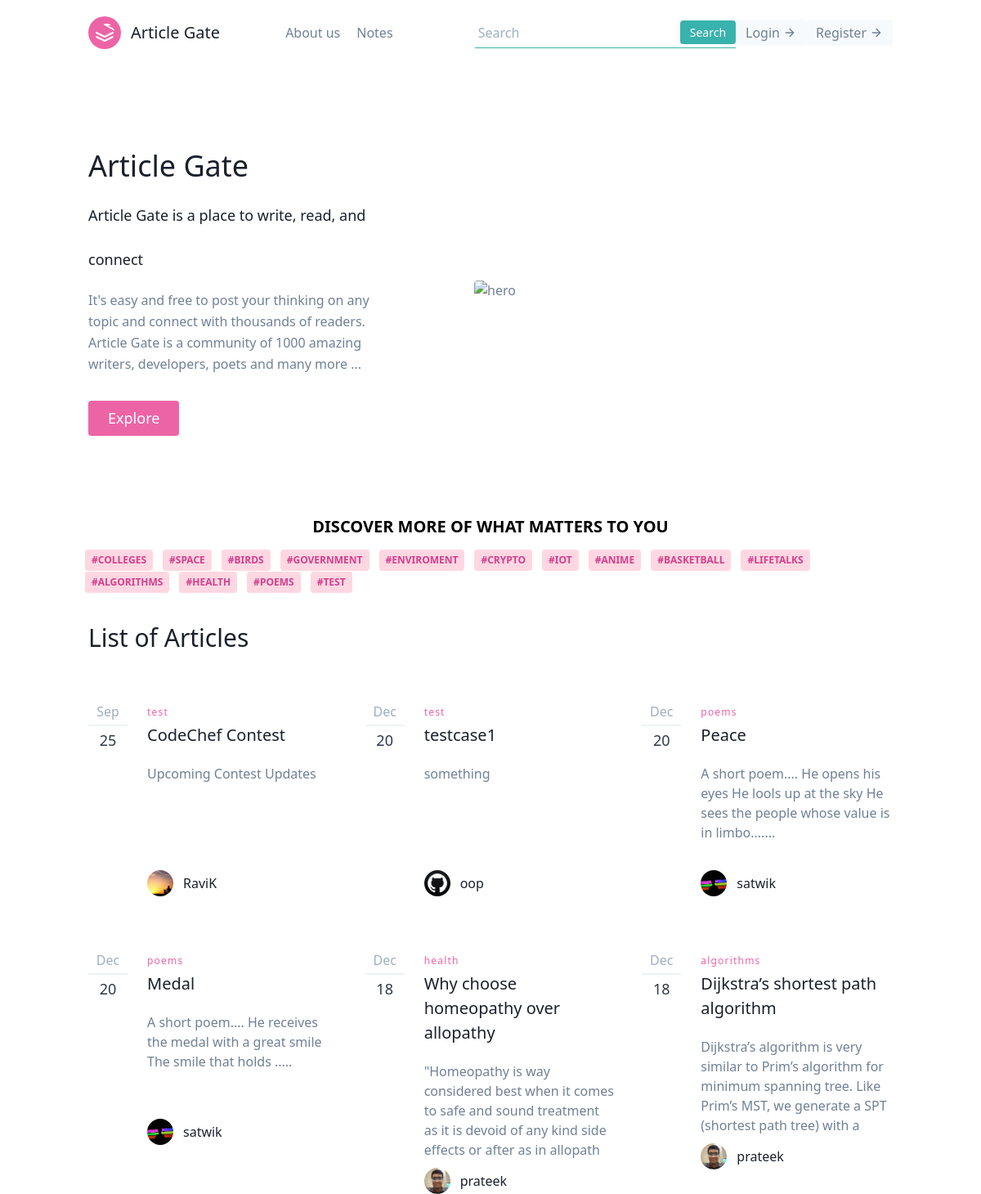
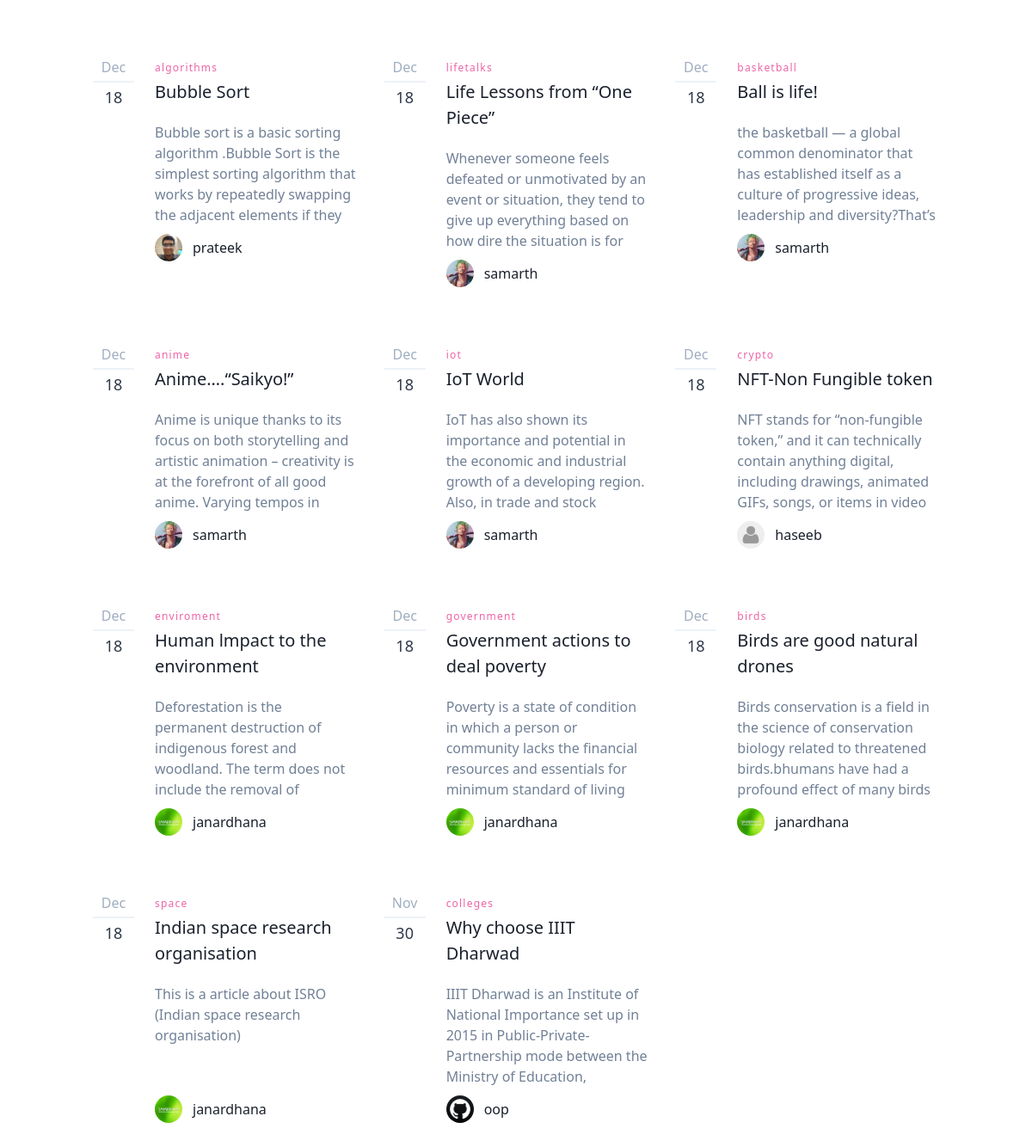
The page / on the database its author committed (2 pictures, top to bottom).
### article/models.py (models this page shows, shortened)
class Tag(models.Model):
    post = models.ForeignKey(Post, on_delete=models.CASCADE)
    tag = models.CharField(max_length=25)

class Post(models.Model):
    title = models.CharField(max_length=50)
    about = models.CharField(default="",max_length=200)
    content = RichTextField(blank=True, null=True)
    author = models.ForeignKey(User, on_delete=models.CASCADE, blank=True, null=True)
    date_posted = models.DateTimeField(default=timezone.now)
    likes = models.IntegerField(default=0)
    views = models.IntegerField(default=0)
    tags  = models.CharField(default="",max_length=150)

### user/models.py (models this page shows, shortened)
class Profile(models.Model):
    user = models.OneToOneField(User, on_delete=models.CASCADE)
    image = models.ImageField(default='default.jpg',upload_to='profile_pics')
    name = models.CharField(default="User", max_length=25)
    aboutme = models.CharField(default="", max_length=10000)
    phone_no = models.CharField(default="",max_length=13)
    github = models.CharField(default="https://github.com/", max_length=100)
    linkedin = models.CharField(default="https://www.linkedin.com/feed/", max_length=100)
    twitter = models.CharField(default="https://twitter.com/?lang=en", max_length=100)
    instagram = models.CharField(default="https://www.instagram.com/", max_length=100)
    website = models.CharField(default="https://iiitdwd.ac.in/", max_length=100)

### article/views.py (the view)
# urls.py: path('',views.home, name='article-home'),
def home(request):
    check = 0
    list_tags = []
    l_tags_intial = Tag.objects.all()
    for i in l_tags_intial:
        if i.tag not in list_tags:
            list_tags.append(i.tag)
    print(list_tags)
    context = {
            'posts': Post.objects.order_by('-date_posted')[:50],
            'list_tags':list_tags,
        }
    return render(request , 'article/home1.html', context)

### article/templates/article/home1.html (shortened to what this page needs)
<!DOCTYPE html>
<html lang="en">
<head>
  <link href="https://unpkg.com/tailwindcss@^1.0/dist/tailwind.min.css" rel="stylesheet">
</head>
<body>
  <header class="text-gray-600 body-font">
    <div class="container mx-auto flex flex-wrap p-5 flex-col md:flex-row items-center">
      <a class="flex title-font font-medium items-center text-gray-900 mb-4 md:mb-0"  href="{% url 'article:article-home' %}" >
        <svg xmlns="http://www.w3.org/2000/svg" fill="none" stroke="currentColor" stroke-linecap="round"
          stroke-linejoin="round" stroke-width="2" class="w-10 h-10 text-white p-2 bg-pink-500 rounded-full"
          viewBox="0 0 24 24">
          <path d="M12 2L21 7l10 5 10-5-10-5zM2 17l10 5 10-5M2 12l10 5 10-5"></path>
        </svg>
        <span class="ml-3 text-xl">Article Gate</span>
      </a>
      <nav class="md:ml-auto md:mr-auto flex flex-wrap items-center text-base justify-center">
        <a class="mr-5 hover:text-gray-900"  href="{% url 'article:article-aboutus' %}" > About us</a>
        <a class="mr-5 hover:text-gray-900">Notes </a>
      </nav>
      <form method="get" action="/article/search">
        <div class="flex items-center border-b border-teal-500 py-1">
          <input
            class="appearance-none bg-transparent border-none w-full text-gray-700 mr-3 py-0 px-1 leading-tight focus:outline-none"
            type="text" placeholder="Search" aria-label="Full name" name="query" id="search">
          <button
            class="flex-shrink-0 bg-teal-500 hover:bg-teal-700 border-teal-500 hover:border-teal-700 text-sm border-4 text-white py-0 px-2 rounded"
            type="submit">
            Search
          </button>
        </div>
      </form>
      {% if user.is_authenticated %}
      <button
        class="inline-flex items-center bg-gray-100 border-0 py-1 px-3 focus:outline-none hover:bg-gray-200 rounded text-base mt-4 md:mt-0">
        <a href="{% url 'article:addArticle' %}">Create Post</a>
      </button>
      <button
        class="inline-flex items-center bg-gray-100 border-0 py-1 px-3 focus:outline-none hover:bg-gray-200 rounded text-base mt-4 md:mt-0">
        <a href="{% url 'profileView' %}">{{ user.username }}</a>
      </button>
      <button
        class="inline-flex items-center bg-gray-100 border-0 py-1 px-3 focus:outline-none hover:bg-gray-200 rounded text-base mt-4 md:mt-0">
        <a href="{% url 'logout' %}">Logout</a>
        <svg fill="none" stroke="currentColor" stroke-linecap="round" stroke-linejoin="round" stroke-width="2"
          class="w-4 h-4 ml-1" viewBox="0 0 24 24">
          <path d="M5 12h14M12 5l7 7-7 7"></path>
        </svg>
      </button>
      {% else %}
      <button
        class="inline-flex items-center bg-gray-100 border-0 py-1 px-3 focus:outline-none hover:bg-gray-200 rounded text-base mt-4 md:mt-0">
        <a href="{% url 'login' %}">Login</a>
        <svg fill="none" stroke="currentColor" stroke-linecap="round" stroke-linejoin="round" stroke-width="2"
          class="w-4 h-4 ml-1" viewBox="0 0 24 24">
          <path d="M5 12h14M12 5l7 7-7 7"></path>
        </svg>
      </button>
      <button
        class="inline-flex items-center bg-gray-100 border-0 py-1 px-3 focus:outline-none hover:bg-gray-200 rounded text-base mt-4 md:mt-0">
        <a href="{% url 'signUp' %}">Register</a>
        <svg fill="none" stroke="currentColor" stroke-linecap="round" stroke-linejoin="round" stroke-width="2"
          class="w-4 h-4 ml-1" viewBox="0 0 24 24">
          <path d="M5 12h14M12 5l7 7-7 7"></path>
        </svg>
      </button>
      {% endif %}
    </div>
  </header>
  <section class="text-gray-600 body-font">
    <div class="container mx-auto flex px-5 py-24 md:flex-row flex-col items-center">
      <div
        class="lg:flex-grow md:w-1/2 lg:pr-24 md:pr-16 flex flex-col md:items-start md:text-left mb-16 md:mb-0 items-center text-center">
        <h1 class="title-font sm:text-4xl text-3xl mb-4 font-medium text-gray-900">Article Gate
          <br class="hidden lg:inline-block "> <span style="font-size: large;"> Article Gate is a place to write, read,
            and connect</span>
        </h1>
        <p class="mb-8 leading-relaxed">It's easy and free to post your thinking on any topic and connect with thousands
          of readers. Article Gate is a community of 1000 amazing writers, developers, poets and many more ...</p>
        <div class="flex justify-center">
          <button
            class="inline-flex text-white bg-pink-500 border-0 py-2 px-6 focus:outline-none hover:bg-pink-600 rounded text-lg">Explore </button>
        </div>
      </div>
      <div class="lg:max-w-lg lg:w-full md:w-1/2 w-5/6">
        <img class="object-cover object-center rounded" alt="hero"
          src="https://neilpatel.com/wp-content/uploads/2017/08/blog.jpg">
      </div>
    </div>
  </section>
  <div class="relative flex mx-24 flex-wrap items-stretch mb-3" >
    <h3 class="mx-auto text-xl font-semibold">DISCOVER MORE OF WHAT MATTERS TO YOU</h3>
  </div>
  <div class="relative flex mx-24 flex-wrap items-stretch mb-3">
    <span
      class="z-10 h-full leading-snug font-bold absolute text-center text-blueGray-300 absolute bg-transparent rounded text-base items-center justify-center w-8 right-0 pr-3 py-3 font-bold">
    </span>
    {% for t in list_tags %}
    <a href="{% url 'article:tagName' t %}">
      <span
      class="text-xs font-semibold inline-block py-1 px-2 mx-2 uppercase rounded text-pink-600 bg-pink-200 uppercase last:mr-0 mr-1">
      #{{ t }}
    </span>
  </a>
    {% endfor %}
  </div>
  <section class="text-gray-600 body-font">
    <div class="container px-5 py-5 mx-auto flex items-center md:flex-row flex-col">
      <div class="flex flex-col md:pr-10 md:mb-0 mb-6 pr-0 w-full md:w-auto md:text-left text-center">
        <h1 class="md:text-3xl text-2xl font-medium title-font text-gray-900" id="list">List of Articles</h1>
      </div>
    </div>
  </section>
  <section class="text-gray-600 body-font">
    <div class="container px-5 py-10 mx-auto">
      <div class="flex flex-wrap -mx-4 -my-8">
        {% for post in posts %}
        <div class="py-8 px-4 lg:w-1/3" ">
          <div class=" h-full flex items-start">
          <div class="w-12 flex-shrink-0 flex flex-col text-center leading-none">
            <span class="text-gray-500 pb-2 mb-2 border-b-2 border-gray-200">{{post.date_posted|date:"M"}}</span>
            <span class="font-medium text-lg text-gray-800 title-font leading-none">{{post.date_posted|date:"d"}}</span>
          </div>
          <div class="flex-grow pl-6">
            <h2 class="tracking-widest text-xs title-font font-medium text-pink-500 mb-1">{{ post.tags }}</h2>
            <h1 class="title-font text-xl font-medium text-gray-900 mb-3"> <a
                href="{% url 'article:fullArticle' post.title post.id %}"> {{ post.title }}</a></h1>
            <p class="leading-relaxed mb-5" ">
                <div style=" height: 125px; overflow: hidden; margin-bottom: 5px;">
              <a href="{% url 'article:fullArticle' post.title post.id %}"> {{ post.about }} </a>
          </div>
          </p>
          <a class="inline-flex items-center">
            <img alt="blog" src="{{ post.author.profile.image.url }}"
              class="w-8 h-8 rounded-full flex-shrink-0 object-cover object-center">
            <span class="flex-grow flex flex-col pl-3">
              <span class="title-font font-medium text-gray-900">{{ post.author }}</span>
            </span>
          </a>
        </div>
      </div>
    </div>
    {% endfor %}
    </div>
    </div>
  </section>
</body>
</html>

### rows shown on the page
Tag: list_tags "COLLEGES"
Tag: list_tags "SPACE"
Tag: list_tags "BIRDS"
Tag: list_tags "GOVERNMENT"
Tag: list_tags "ENVIROMENT"
Tag: list_tags "CRYPTO"
Tag: list_tags "IOT"
Tag: list_tags "ANIME"
Tag: list_tags "BASKETBALL"
Tag: list_tags "LIFETALKS"
Tag: list_tags "ALGORITHMS"
Tag: list_tags "HEALTH"
Tag: list_tags "POEMS"
Tag: list_tags "TEST"
Post: date_posted "Sep", date_posted "25", tags "test", title "CodeChef Contest", about "Upcoming Contest Updates", author.profile.image (picture), author "RaviK"
Post: date_posted "Dec", date_posted "20", tags "test", title "testcase1", about "something", author.profile.image (picture), author "oop"
Post: date_posted "Dec", date_posted "20", tags "poems", title "Peace", about "A short poem.... He opens his eyes He lools up at the sky He sees the people whose value is in limbo.......", author.profile.image (picture), author "satwik"
Post: date_posted "Dec", date_posted "20", tags "poems", title "Medal", about "A short poem.... He receives the medal with a great smile The smile that holds .....", author.profile.image (picture), author "satwik"
Post: date_posted "Dec", date_posted "18", tags "health", title "Why choose homeopathy over allopathy", about "\"Homeopathy is way considered best when it comes to safe and sound treatment as it is devoid of any kind side effects or after as in allopath…", author.profile.image (picture), author "prateek"
Post: date_posted "Dec", date_posted "18", tags "algorithms", title "Dijkstra’s shortest path algorithm", about "Dijkstra’s algorithm is very similar to Prim’s algorithm for minimum spanning tree. Like Prim’s MST, we generate a SPT (shortest path tree) with a…", author.profile.image (picture), author "prateek"
Post: date_posted "Dec", date_posted "18", tags "algorithms", title "Bubble Sort", about "Bubble sort is a basic sorting algorithm .Bubble Sort is the simplest sorting algorithm that works by repeatedly swapping the adjacent elements if they…", author.profile.image (picture), author "prateek"
Post: date_posted "Dec", date_posted "18", tags "lifetalks", title "Life Lessons from “One Piece”", about "Whenever someone feels defeated or unmotivated by an event or situation, they tend to give up everything based on how dire the situation is for…", author.profile.image (picture), author "samarth"
Post: date_posted "Dec", date_posted "18", tags "basketball", title "Ball is life!", about "the basketball — a global common denominator that has established itself as a culture of progressive ideas, leadership and diversity?That’s…", author.profile.image (picture), author "samarth"
Post: date_posted "Dec", date_posted "18", tags "anime", title "Anime….“Saikyo!”", about "Anime is unique thanks to its focus on both storytelling and artistic animation – creativity is at the forefront of all good anime. Varying tempos in…", author.profile.image (picture), author "samarth"
Post: date_posted "Dec", date_posted "18", tags "iot", title "IoT World", about "IoT has also shown its importance and potential in the economic and industrial growth of a developing region. Also, in trade and stock…", author.profile.image (picture), author "samarth"
Post: date_posted "Dec", date_posted "18", tags "crypto", title "NFT-Non Fungible token", about "NFT stands for “non-fungible token,” and it can technically contain anything digital, including drawings, animated GIFs, songs, or items in video…", author.profile.image (placeholder picture), author "haseeb"
Post: date_posted "Dec", date_posted "18", tags "enviroment", title "Human lmpact to the environment", about "Deforestation is the permanent destruction of indigenous forest and woodland. The term does not include the removal of…", author.profile.image (picture), author "janardhana"
Post: date_posted "Dec", date_posted "18", tags "government", title "Government actions to deal poverty", about "Poverty is a state of condition in which a person or community lacks the financial resources and essentials for minimum standard of living", author.profile.image (picture), author "janardhana"
Post: date_posted "Dec", date_posted "18", tags "birds", title "Birds are good natural drones", about "Birds conservation is a field in the science of conservation biology related to threatened birds.bhumans have had a profound effect of many birds…", author.profile.image (picture), author "janardhana"
Post: date_posted "Dec", date_posted "18", tags "space", title "Indian space research organisation", about "This is a article about ISRO (Indian space research organisation)", author.profile.image (picture), author "janardhana"
Post: date_posted "Nov", date_posted "30", tags "colleges", title "Why choose IIIT Dharwad", about "IIIT Dharwad is an Institute of National Importance set up in 2015 in Public-Private-Partnership mode between the Ministry of Education,…", author.profile.image (picture), author "oop"
